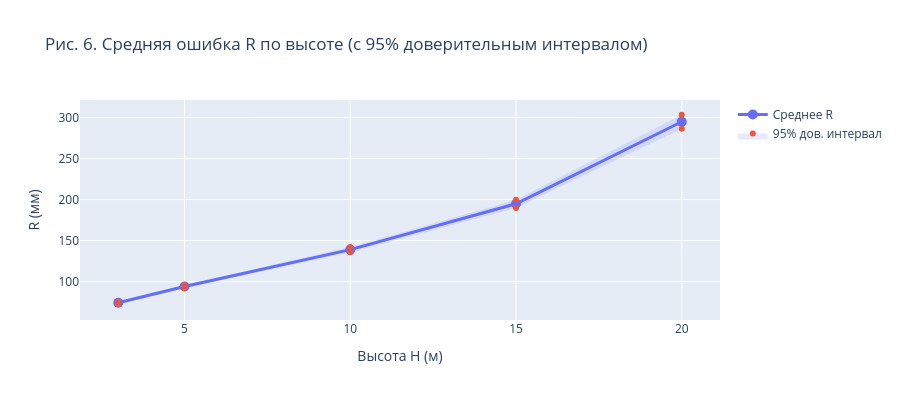

Here is the notebook cell this chart was saved with:
### Code cell
stats_by_h = df.groupby("H")["R"].agg(["mean", "std", "count"]).reset_index()
stats_by_h["se"] = stats_by_h["std"] / np.sqrt(stats_by_h["count"])
stats_by_h["ci95"] = stats_by_h["se"] * 1.96

fig = go.Figure()
fig.add_trace(go.Scatter(
    x=stats_by_h["H"], y=stats_by_h["mean"],
    mode="lines+markers", name="Среднее R",
    line=dict(width=3), marker=dict(size=10),
))
fig.add_trace(go.Scatter(
    x=list(stats_by_h["H"]) + list(stats_by_h["H"][::-1]),
    y=list(stats_by_h["mean"] + stats_by_h["ci95"])
      + list((stats_by_h["mean"] - stats_by_h["ci95"])[::-1]),
    fill="toself", fillcolor="rgba(99,110,250,0.15)",
    line=dict(width=0), name="95% дов. интервал", showlegend=True,
))
fig.update_layout(
    title="Рис. 6. Средняя ошибка R по высоте (с 95% доверительным интервалом)",
    xaxis_title="Высота H (м)", yaxis_title="R (мм)", height=400,
)
ALL_FIGS.append(("fig_06_mean_R_ci", fig))
fig.show()

### Figure 1 — Plotly figure (JSON) as saved in the notebook; plotly's stock layout.template omitted (floating-point values rounded to 4 significant figures)
{"data": [{"line": {"width": 3}, "marker": {"size": 10}, "mode": "lines+markers", "name": "Среднее R", "type": "scatter", "x": [3, 5, 10, 15, 20], "y": [74.38, 94.08, 139.1, 194.9, 294.8]}, {"fill": "toself", "fillcolor": "rgba(99,110,250,0.15)", "line": {"width": 0}, "name": "95% дов. интервал", "showlegend": true, "type": "scatter", "x": [3, 5, 10, 15, 20, 20, 15, 10, 5, 3], "y": [75.99, 96.05, 142.4, 199.9, 303.3, 286.3, 189.8, 135.8, 92.1, 72.77]}], "layout": {"height": 400, "title": {"text": "Рис. 6. Средняя ошибка R по высоте (с 95% доверительным интервалом)"}, "xaxis": {"title": {"text": "Высота H (м)"}}, "yaxis": {"title": {"text": "R (мм)"}}}}
